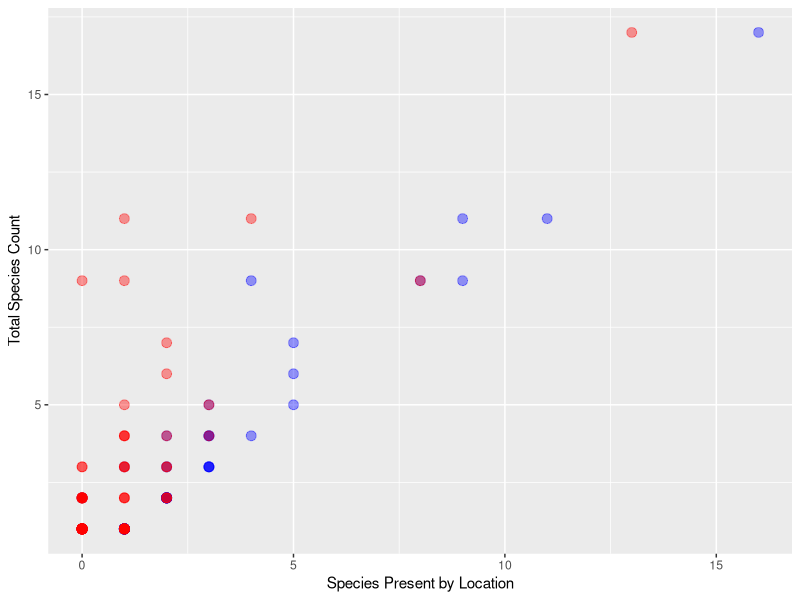

This figure's R source:
## ---- chunk 1
knitr::opts_chunk$set(echo = TRUE)
## ---- chunk 2
library(tidyverse)
reef_fish <- read.csv("Data/Supplemental201.csv")
## ---- chunk 3
reef_fish_bootless <- select(reef_fish, Genus, species, Bootless, Museum.Bootless, Fished) %>% 
  filter(Bootless > 0 | Museum.Bootless > 0) %>% 
  filter(Bootless < 50)
## ---- chunk 4
reef_fish_bootless_sp <- group_by(reef_fish_bootless, Genus) %>%
  summarise(
    bootless = sum(Bootless),
    Museum.Bootless = sum(Museum.Bootless),
    n_species = n())
knitr::kable(head(reef_fish_bootless_sp, n = 20), format = "html")
## ---- chunk 5
ggplot(reef_fish_bootless_sp) +
  geom_point(aes(x = bootless, y = n_species), color = "blue", size = 3, alpha = 0.4) +
  geom_point(aes(x = Museum.Bootless, y = n_species), color = "red", size = 3, alpha = 0.4) +
  labs(x = "Species Present by Location", y = "Total Species Count")
## ---- chunk 6

